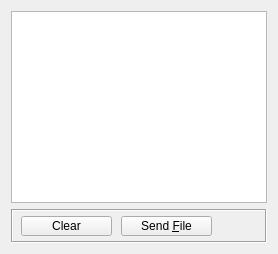
          <widget class="QWidget" name="tabTerminal">
           <property name="contextMenuPolicy">
            <enum>Qt::NoContextMenu</enum>
           </property>
           <attribute name="title">
            <string>Terminal</string>
           </attribute>
           <layout class="QVBoxLayout">
            <item>
             <widget class="VPPlainTextEdit" name="sendEdit">
              <property name="contextMenuPolicy">
               <enum>Qt::DefaultContextMenu</enum>
              </property>
              <property name="statusTip">
               <string>Send Terminal</string>
              </property>
              <property name="whatsThis">
               <string>Send Terminal</string>
              </property>
             </widget>
            </item>
            <item>
             <widget class="QFrame" name="frame">
              <property name="minimumSize">
               <size>
                <width>16</width>
                <height>34</height>
               </size>
              </property>
              <property name="contextMenuPolicy">
               <enum>Qt::NoContextMenu</enum>
              </property>
              <property name="frameShape">
               <enum>QFrame::Box</enum>
              </property>
              <property name="frameShadow">
               <enum>QFrame::Sunken</enum>
              </property>
              <widget class="QPushButton" name="buttonSendClear">
               <property name="geometry">
                <rect>
                 <x>10</x>
                 <y>7</y>
                 <width>91</width>
                 <height>20</height>
                </rect>
               </property>
               <property name="contextMenuPolicy">
                <enum>Qt::NoContextMenu</enum>
               </property>
               <property name="statusTip">
                <string>Clear Send Terminal</string>
               </property>
               <property name="whatsThis">
                <string>Clear Send Terminal</string>
               </property>
               <property name="text">
                <string>Clear</string>
               </property>
               <property name="icon">
                <iconset resource="main.qrc">
                 <normaloff>:/images/clear.png</normaloff>:/images/clear.png</iconset>
               </property>
              </widget>
              <widget class="QPushButton" name="buttonSendFile">
               <property name="geometry">
                <rect>
                 <x>110</x>
                 <y>7</y>
                 <width>91</width>
                 <height>20</height>
                </rect>
               </property>
               <property name="contextMenuPolicy">
                <enum>Qt::NoContextMenu</enum>
               </property>
               <property name="statusTip">
                <string>Open File and Send to Device </string>
               </property>
               <property name="whatsThis">
                <string>Open File and Send to Device </string>
               </property>
               <property name="text">
                <string>Send &amp;File</string>
               </property>
               <property name="icon">
                <iconset resource="main.qrc">
                 <normaloff>:/images/file_send.png</normaloff>:/images/file_send.png</iconset>
               </property>
              </widget>
             </widget>
            </item>
           </layout>
          </widget>
